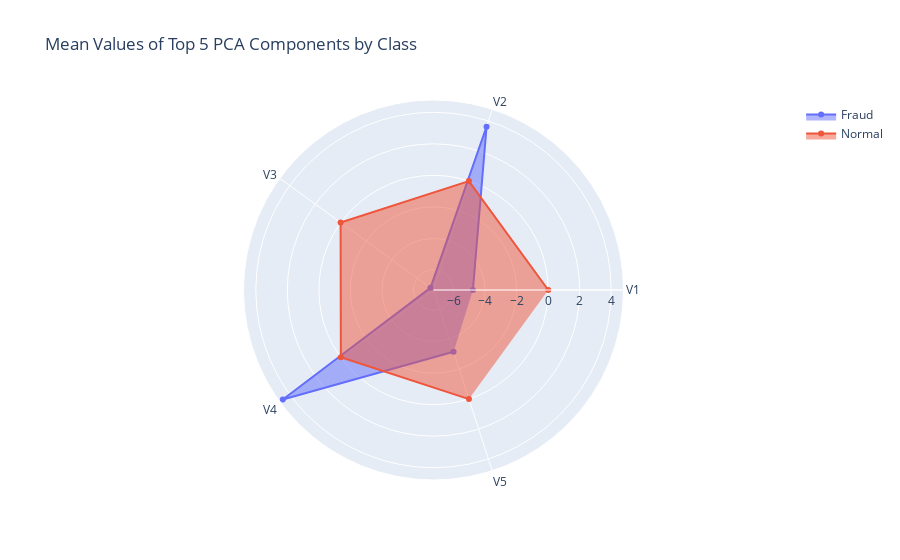

Source (notebook cell):
### Markdown cell above
### 4. PCA Component Radar Chart

### Code cell
# Calculate mean values for top components
fraud_mean = df[df['Class'] == 1][['V1','V2','V3','V4','V5']].mean()
normal_mean = df[df['Class'] == 0][['V1','V2','V3','V4','V5']].mean()

fig = go.Figure()

fig.add_trace(go.Scatterpolar(
      r=fraud_mean.values,
      theta=fraud_mean.index,
      fill='toself',
      name='Fraud'
))
fig.add_trace(go.Scatterpolar(
      r=normal_mean.values,
      theta=normal_mean.index,
      fill='toself',
      name='Normal'
))

fig.update_layout(
  polar=dict(
    radialaxis=dict(
      visible=True
    )),
  title='Mean Values of Top 5 PCA Components by Class',
  showlegend=True
)

fig.show()

### Figure 1 — Plotly figure (JSON) as saved in the notebook; plotly's stock layout.template omitted (floating-point values rounded to 4 significant figures)
{"data": [{"fill": "toself", "name": "Fraud", "r": [-4.772, 3.624, -7.033, 4.542, -3.151], "theta": ["V1", "V2", "V3", "V4", "V5"], "type": "scatterpolar"}, {"fill": "toself", "name": "Normal", "r": [0.008258, -0.006271, 0.01217, -0.00786, 0.005453], "theta": ["V1", "V2", "V3", "V4", "V5"], "type": "scatterpolar"}], "layout": {"polar": {"radialaxis": {"visible": true}}, "showlegend": true, "title": {"text": "Mean Values of Top 5 PCA Components by Class"}}}
